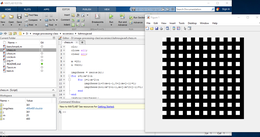
%> input picture excersiecs/kahnoujavad/chess.png, 260 x 137 px, shrunk from 1277 x 672 before the run, given in place of chess.jpg, which was not available
$ octave histogram_view.m   (GNU Octave 9; MATLAB toolbox functions it lacks are replaced by stand-ins)
%> lines starting %> are read from the running program, lines starting %| are printed output that depends on the picture; pictures that were not available may be replaced by others from this repository, and a replacement may not be noted
clc;
clear all;
close all;

%image = zeros(512, 512);

%image(:, 1:256) = 255;
%image(:, 257:512) = 0;

image = imread("chess.jpg");
%> image is the input picture: size 137x260x3 uint8; mean R, G, B 193.2, 195, 196.6
figure, imshow(image);
figure, imhist(image);
%> after `imhist(image)`:
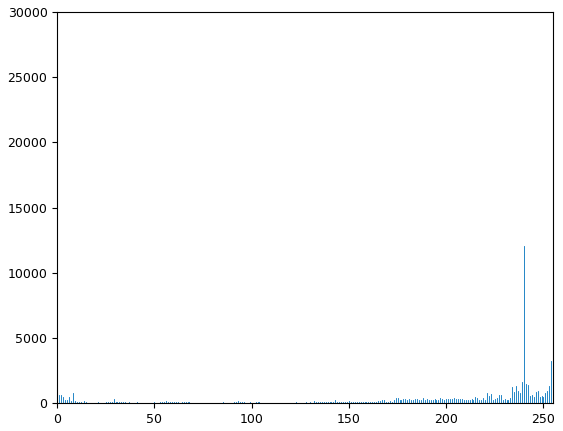
%> figure redrawn from the program's plot data; highest point at x = 255, y = 29846


sum = 0;

image_size = size(image);
%> image_size = [137 260 3]

image_result = zeros(image_size(1, 1), image_size(1, 2));

for i = 1:image_size(1, 1)
   for j= 1:image_size(1, 2)
    image(i, j) = image(i, j);
   end
end

for i = 1:image_size(1, 1)
   for j= 1:image_size(1, 2)
       if(i == 1 && j == 1)
           sum = [ image(i, j) image(i, j+1) image(i+1, j) image(i+1, j+1)];
       elseif(i == image_size(1, 1) && j == 1)
           sum = [ image(i-1, j) image(i-1, j+1) image(i, j) image(i-1, j+1)];
       elseif(i == 1 && j == image_size(1, 2))
           sum = [ image(i, j-1) image(i, j) image(i+1, j-1) image(i+1, j)];
       elseif(i == image_size(1, 1) && j == image_size(1, 2))
           sum = [ image(i-1, j-1) image(i-1, j) image(i, j-1) image(i, j)];
       elseif(i == 1)
           sum = [ image(i, j-1) image(i, j) image(i, j+1) image(i+1, j-1) image(i+1, j) image(i+1, j+1)];
       elseif(i == image_size(1, 1))
           sum = [ image(i-1, j-1) image(i-1, j) image(i-1, j+1) image(i, j-1) image(i, j) image(i-1, j+1)];
       elseif(j == 1)
           sum = [ image(i-1, j) image(i-1, j+1) image(i, j) image(i-1, j+1) image(i+1, j) image(i+1, j+1)];
       elseif(j == image_size(1, 2))
           sum = [ image(i-1, j-1) image(i-1, j) image(i, j-1) image(i, j) image(i+1, j-1) image(i+1, j)];
       else
           sum = [ image(i-1, j-1) image(i-1, j) image(i-1, j+1) image(i, j-1) image(i, j) image(i-1, j+1) image(i+1, j-1) image(i+1, j) image(i+1, j+1)];
       end
       sum = mean(sum);
       image_result(i, j) = sum;
       sum = [ 0 ];
   end
end
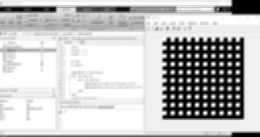
%> image_result: size 137x260 double; min 0, max 255, mean 193.6

figure, imshow(image_result);
%> after `imshow(image_result)`:
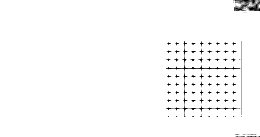
%> displayed picture: size 137x260, on the screen's scale of 0 to 255; min 0, max 255, mean 250
figure, imhist(image_result);
%> after `imhist(image_result)`:
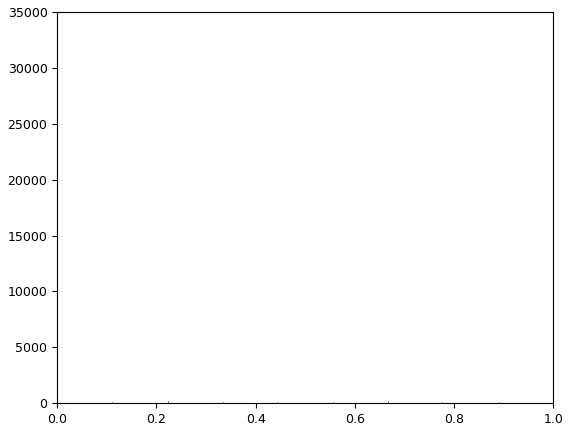
%> figure redrawn from the program's plot data; highest point at x = 1, y = 34478

$ run again, with excersiecs/kahnoujavad/circle.png copied over excersiecs/kahnoujavad/chess.png
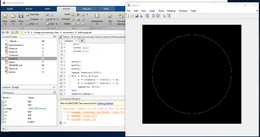
%> input picture excersiecs/kahnoujavad/circle.png, 260 x 137 px, shrunk from 1313 x 692 before the run, given in place of chess.jpg, which was not available
%> image is the input picture: size 137x260x3 uint8; mean R, G, B 161.1, 162.1, 163.1
%> after the loop `for i = 1:image_size(1, 1)`:
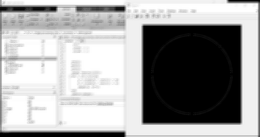
%> image_result: size 137x260 double; min 0, max 255, mean 161.5
%> `imhist(image_result)`:
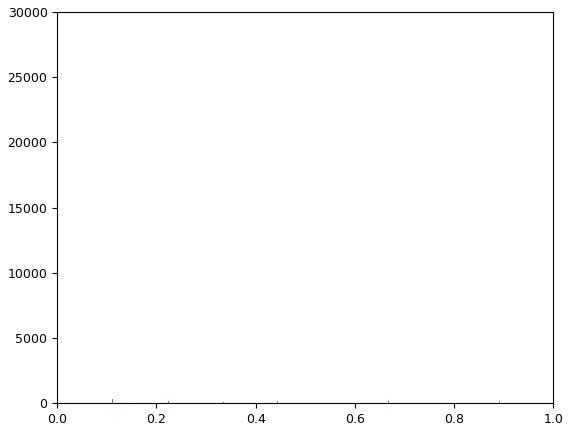
%> figure redrawn from the program's plot data; highest point at x = 1, y = 27592
